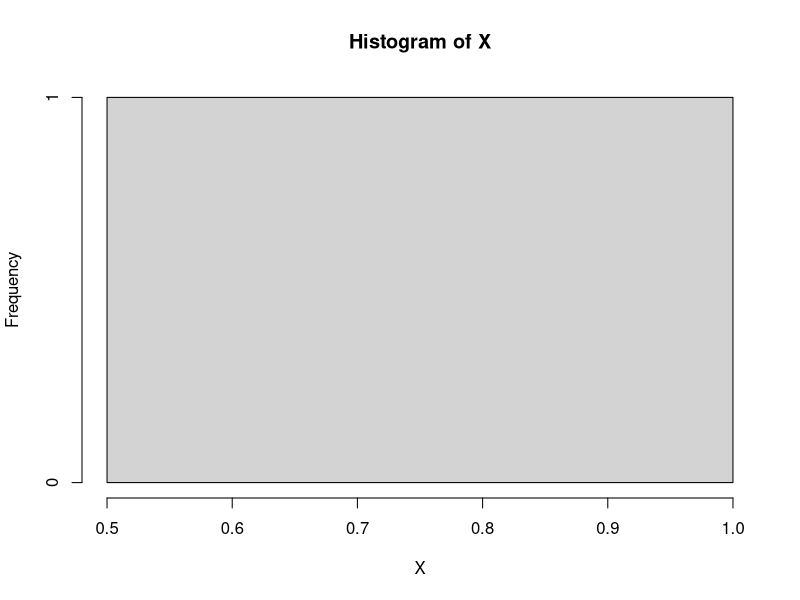
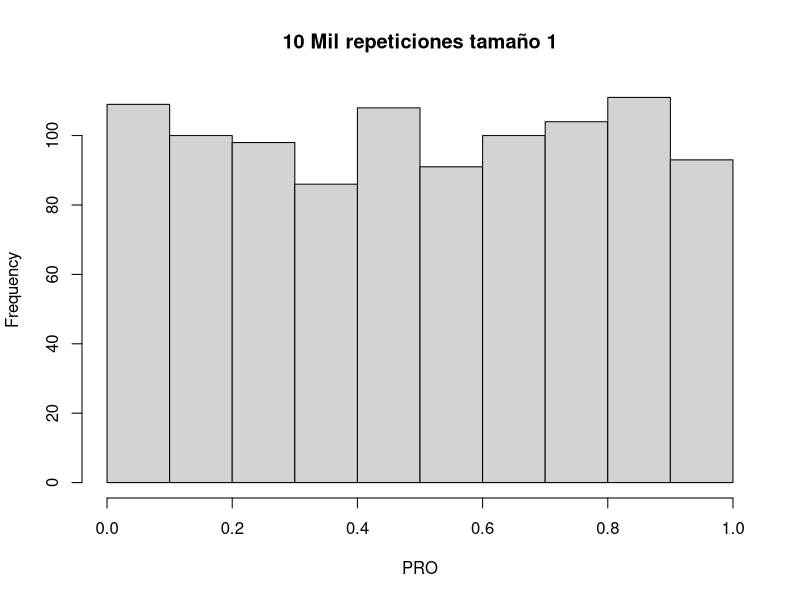
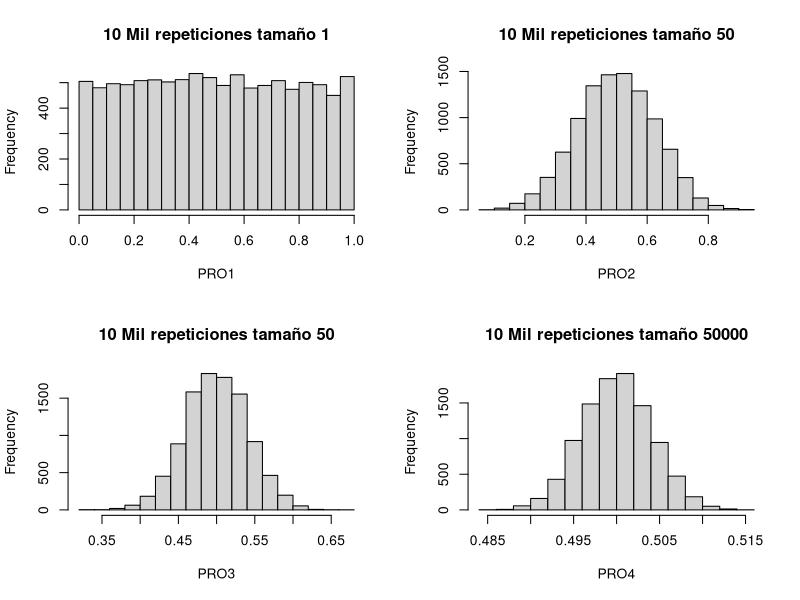
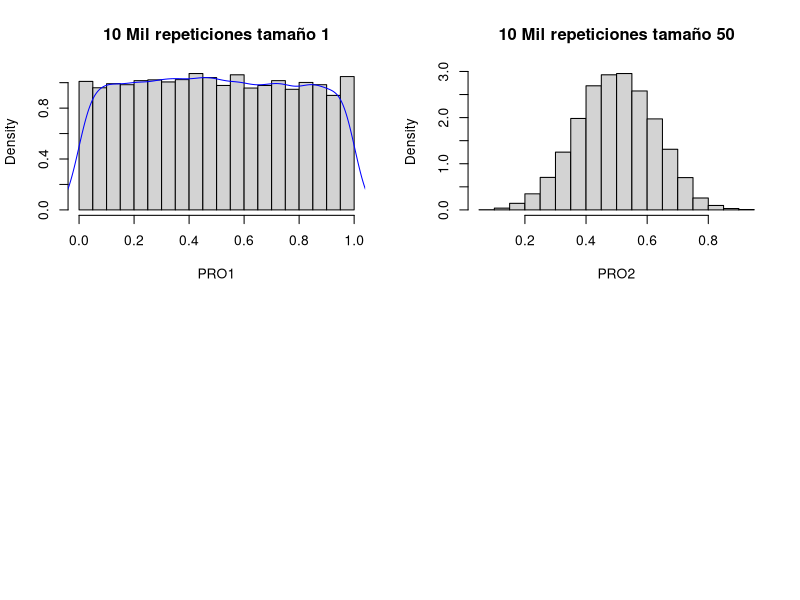

Write the R code that produced these figures, in order.
##primeros pasos##
n=1
N=1000
X=runif(n)
hist(X)
mean(X)


##Conceptos fuertes##
n=1
N=1000
PRO=NULL

for(i in 1:N){
  temp =  runif(n)
  X_bar=mean(temp)
  PRO=c(PRO, X_bar)
}

hist(PRO,main = "10 Mil repeticiones tamaño 1")

##Conceptos fuertes y simulaciones grandes##
n1=1
n2=5
n3=50
n4=5000

N=10000
PRO1=NULL
PRO2=NULL
PRO3=NULL
PRO4=NULL

for(i in 1:N){
  temp1 =  runif(n1)
  temp2 =  runif(n2)
  temp3 =  runif(n3)
  temp4 =  runif(n4)
  X_bar1=mean(temp1)
  X_bar2=mean(temp2)
  X_bar3=mean(temp3)
  X_bar4=mean(temp4)
  PRO1=c(PRO1, X_bar1)
  PRO2=c(PRO2, X_bar2)
  PRO3=c(PRO3, X_bar3)
  PRO4=c(PRO4, X_bar4)
}

par(mfrow=c(2,2))
hist(PRO1,main = "10 Mil repeticiones tamaño 1")
hist(PRO2,main = "10 Mil repeticiones tamaño 50")
hist(PRO3,main = "10 Mil repeticiones tamaño 50")
hist(PRO4,main = "10 Mil repeticiones tamaño 50000")


par(mfrow=c(2,2))
hist(PRO1,main = "10 Mil repeticiones tamaño 1",freq = F)
lines(density(PRO1),col="blue")
hist(PRO2,main = "10 Mil repeticiones tamaño 50",freq = F)
line